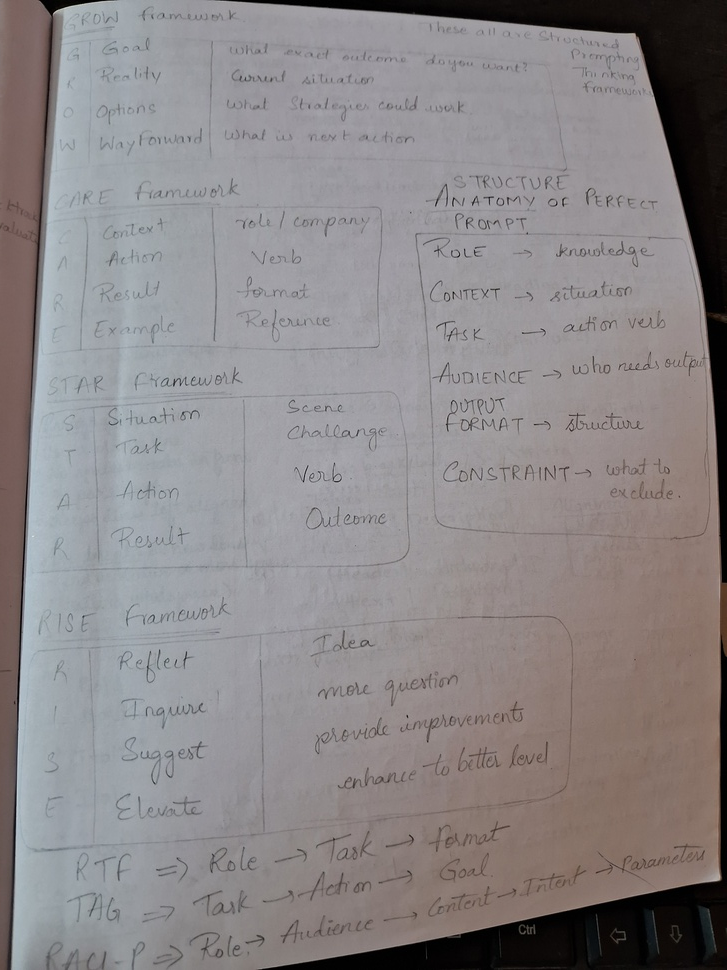
#> input picture tests/images/semantic/handwritten_page.jpg, 727 x 970 px, shrunk from 3060 x 4080 before the run
$ python -i vertical_detector.py   (imports and definitions only)
#> lines starting #> are read from the running program, lines starting #| are printed output that depends on the picture; after the words box and inside, x2 and y2 are one past the last pixel; in counts of white or black regions, pixels touching at a corner belong together
import cv2


class VerticalLine:
    def __init__(self, x, y1, y2, confidence=1.0):
        self.x = x
        self.y1 = y1
        self.y2 = y2
        self.confidence = confidence

    def __repr__(self):
        return (
            f"VerticalLine("
            f"x={self.x}, "
            f"y1={self.y1}, "
            f"y2={self.y2}, "
            f"confidence={self.confidence})"
        )


def detect_vertical_lines(binary_image):

    height, width = binary_image.shape
#> height = 970; width = 727

    kernel_length = max(10, height // 20)
#> kernel_length = 48

    kernel = cv2.getStructuringElement(
        cv2.MORPH_RECT,
        (1, kernel_length)
    )
#> kernel = 48 values from 1 to 1

    vertical = cv2.morphologyEx(
        binary_image,
        cv2.MORPH_OPEN,
        kernel
    )
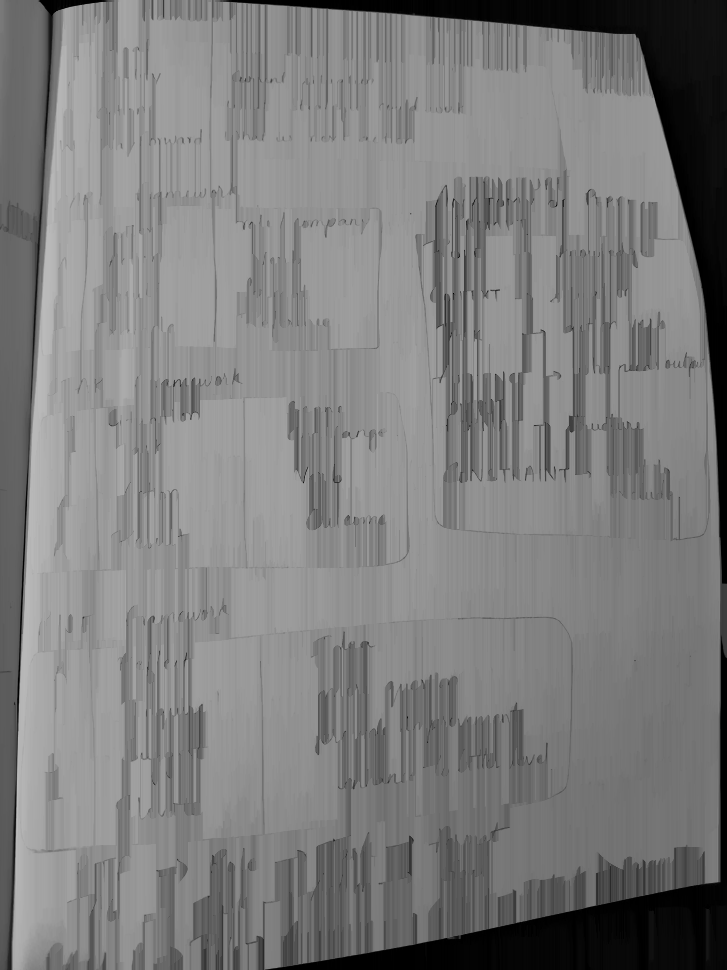
#> vertical: shape (970, 727); min 0, max 187, mean 124.8

    contours, _ = cv2.findContours(
        vertical,
        cv2.RETR_EXTERNAL,
        cv2.CHAIN_APPROX_SIMPLE
    )
#> contours = 3 contours, 1 with area under 20; largest, box (x1, y1, x2, y2) and area: (0, 0, 727, 970) 697314, (445, 945, 447, 970) 24

    lines = []

    for contour in contours:

        x, y, w, h = cv2.boundingRect(contour)

        if h < kernel_length:
            continue

        line = VerticalLine(
            x=x + w // 2,
            y1=y,
            y2=y + h
        )

        lines.append(line)
#> this loop made 3 passes
#> (contour, x, y, w, h) on pass 1: ([[445, 945], [445, 969], [446, 969], [446, 945]], 445, 945, 2, 25)
#> (contour, x, y, w, h) on pass 2: ([[722, 724], [722, 838]], 722, 724, 1, 115)
#> after the loop, lines = 2 items

    lines.sort(key=lambda line: line.x)

    return lines


def draw_vertical_lines(image, lines):

    output = image.copy()

    for line in lines:
        cv2.line(
            output,
            (line.x, line.y1),
            (line.x, line.y2),
            (255, 0, 0),
            2
        )

    return output

>>> import cv2
>>> picture = cv2.imread('../../../../tests/images/semantic/handwritten_page.jpg', cv2.IMREAD_GRAYSCALE)
>>> result = detect_vertical_lines(picture)
#> result = 2 items
